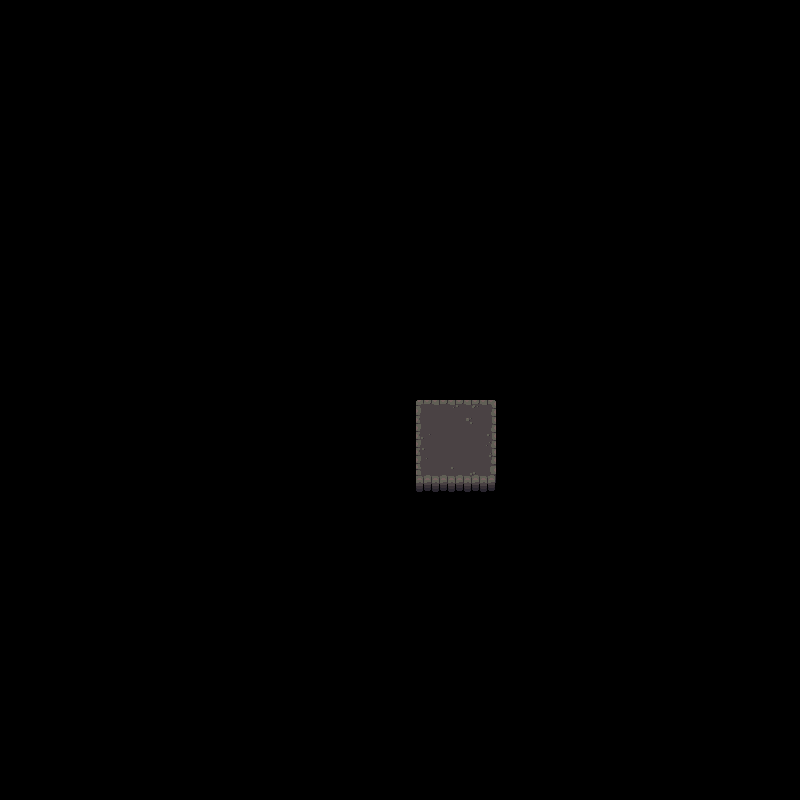

Rendered tile map (Tiled .tmx) drawn with the repository's tilesets; below, a short description and the map source with its tile grids summarised:
An orthogonal 50x50 tile map with 16x16 px tiles, 2 tile layers (Background 1, Foreground 1), 7 hidden layers not drawn, 4 tilesets.

<map version="1.0" orientation="orthogonal" renderorder="right-down" width="50" height="50" tilewidth="16" tileheight="16" nextobjectid="1">
 <tileset firstgid="1" name="Coloured Magic Tiles" tilewidth="16" tileheight="16" tilecount="100" columns="10">
  <image source="../Coloured Magic Tiles.png" width="160" height="160" />
  <tile id="0">
   <properties>
    <property name="start" value="" />
   </properties>
  </tile>
  <tile id="1">
   <properties>
    <property name="win" value="" />
   </properties>
  </tile>
  <tile id="2">
   <properties>
    <property name="key" value="" />
   </properties>
  </tile>
  <tile id="3">
   <properties>
    <property name="door" value="" />
   </properties>
  </tile>
  <tile id="4">
   <properties>
    <property name="chest" value="" />
   </properties>
  </tile>
  <tile id="6">
   <properties>
    <property name="fastblob" value="" />
   </properties>
  </tile>
  <tile id="7">
   <properties>
    <property name="followblob" value="" />
   </properties>
  </tile>
  <tile id="8">
   <properties>
    <property name="armouredblob" value="" />
   </properties>
  </tile>
  <tile id="9">
   <properties>
    <property name="blob" value="" />
   </properties>
  </tile>
  <tile id="10">
   <properties>
    <property name="dialog">The blue floor is the top floor. 
Visit all the floors before moving down this path</property>
   </properties>
  </tile>
  <tile id="11">
   <properties>
    <property name="dialog" value="In 'Pinch' you can always pinch and zoom to change floors. Try it now!" />
   </properties>
  </tile>
  <tile id="12">
   <properties>
    <property name="blocked" value="" />
   </properties>
  </tile>
  <tile id="13">
   <properties>
    <property name="dialog">The green floor is the bottom floor. Pinching and zooming isn't always safe, 
only at the beginning of levels. 
You have to find out when it is safe to pinchzoom 
and when it is not.</property>
   </properties>
  </tile>
  <tile id="14">
   <properties>
    <property name="dialog">Up ahead is the door you must go through to win. 
Just like most other things in Pinch, tap on it to interact.</property>
   </properties>
  </tile>
  <tile id="99">
   <properties>
    <property name="walkable" value="" />
   </properties>
  </tile>
 </tileset>
 <tileset firstgid="101" name="Dungeon_new_green_gutter" tilewidth="16" tileheight="16" spacing="2" margin="1" tilecount="288" columns="24">
  <image source="../Dungeon_new_green_gutter.png" width="432" height="216" />
  <tile id="83">
   <properties>
    <property name="void" value="" />
   </properties>
  </tile>
 </tileset>
 <tileset firstgid="389" name="Dungeon_new_brown_gutter" tilewidth="16" tileheight="16" spacing="2" margin="1" tilecount="288" columns="24">
  <image source="../Dungeon_new_brown_gutter.png" width="432" height="216" />
  <tile id="83">
   <properties>
    <property name="void" value="" />
   </properties>
  </tile>
 </tileset>
 <tileset firstgid="677" name="Dungeon_new_gutter" tilewidth="16" tileheight="16" spacing="2" margin="1" tilecount="288" columns="24">
  <image source="../Dungeon_new_gutter.png" width="432" height="216" />
  <tile id="83">
   <properties>
    <property name="void" value="" />
   </properties>
  </tile>
 </tileset>
 <layer name="Background 0" width="50" height="50" visible="0">
  <data>[2500 cells, 0 non-empty, 0 distinct tile ids]</data>
 </layer>
 <layer name="Foreground 0" width="50" height="50" visible="0">
  <data>[2500 cells, 30 non-empty, 30 distinct tile ids]</data>
 </layer>
 <layer name="Collision0" width="50" height="50" visible="0">
  <data>[2500 cells, 2500 non-empty, 4 distinct tile ids]</data>
 </layer>
 <layer name="Background 1" width="50" height="50">
  <data>[2500 cells, 0 non-empty, 0 distinct tile ids]</data>
 </layer>
 <layer name="Foreground 1" width="50" height="50">
  <data>[2500 cells, 30 non-empty, 30 distinct tile ids]</data>
 </layer>
 <layer name="Collision1" width="50" height="50" visible="0">
  <data>[2500 cells, 2500 non-empty, 5 distinct tile ids]</data>
 </layer>
 <layer name="Background 2" width="50" height="50" visible="0">
  <data>[2500 cells, 0 non-empty, 0 distinct tile ids]</data>
 </layer>
 <layer name="Foreground 2" width="50" height="50" visible="0">
  <data>[2500 cells, 69 non-empty, 36 distinct tile ids]</data>
 </layer>
 <layer name="Collision2" width="50" height="50" visible="0">
  <data>[2500 cells, 2500 non-empty, 6 distinct tile ids]</data>
 </layer>
</map>
